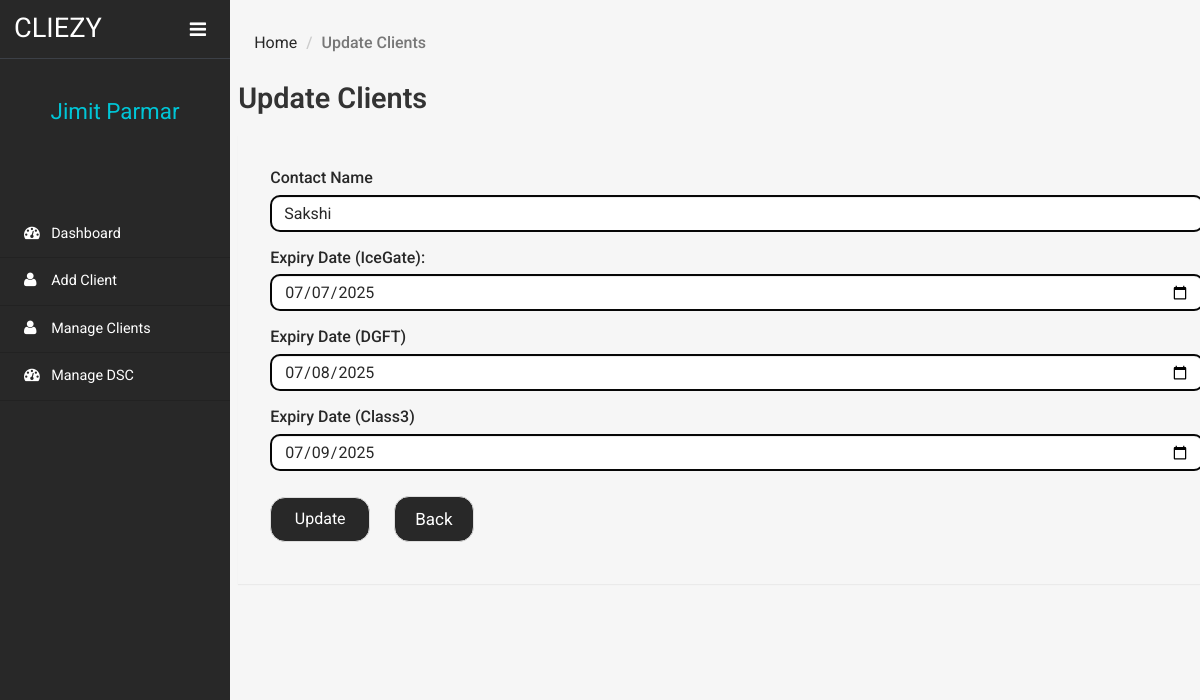
The app's page /clientms/client/edit-dsc-details.php?viewid=914300490 (signed in) with its own data.
### tables this page shows
CREATE TABLE `tblclient` (
  `ID` int(10) NOT NULL,
  `ContactName` varchar(30) DEFAULT NULL,
  `CompanyName` varchar(120) DEFAULT NULL,
  `Notes` mediumtext DEFAULT NULL,
  `ClientAddedBy` varchar(20) DEFAULT NULL,
  `deadline` date DEFAULT NULL,
  `Tag` varchar(20) DEFAULT NULL,
  `financialyear` varchar(15) DEFAULT NULL,
  `file` varchar(15) DEFAULT NULL,
  `budgethrs` int(10) DEFAULT NULL,
  `actualhrs` int(10) DEFAULT NULL,
  `expense` varchar(30) DEFAULT NULL,
  `remark` text DEFAULT NULL,
  `CreationDate` timestamp NULL DEFAULT current_timestamp(),
  `Status` varchar(20) NOT NULL DEFAULT 'Not Started',
  `PaymentStatus` varchar(12) NOT NULL DEFAULT 'Pending',
  `expiryDate1` date DEFAULT NULL,
  `expiryDate2` date DEFAULT NULL,
  `expiryDate3` date DEFAULT NULL
);

CREATE TABLE `tblemployee` (
  `EmployeeID` int(11) NOT NULL,
  `EmployeeName` varchar(255) DEFAULT NULL,
  `EmployeePhnumber` bigint(10) DEFAULT NULL,
  `Password` text DEFAULT 'password',
  `CreationDate` timestamp NOT NULL DEFAULT current_timestamp()
);

### clientms/client/edit-dsc-details.php (the view, shortened to what this page needs)
<?php
include('includes/dbconnection.php');
?>
<!DOCTYPE HTML>
<html>
<head>
    <link href="css/bootstrap.min.css" rel='stylesheet' type='text/css' />
    <link href="css/style.css" rel='stylesheet' type='text/css' />
    <link href="css/font-awesome.css" rel="stylesheet">
    <link rel="stylesheet" href="css/icon-font.min.css" type='text/css' />
</head>
<body>
<div class="page-container">
    <div class="left-content">
        <div class="inner-content">
            <div class="outter-wp">
                <div class="sub-heard-part">
                    <ol class="breadcrumb m-b-0">
                        <li><a href="dashboard.php">Home</a></li>
                        <li class="active">Update Clients</li>
                    </ol>
                </div>
                <div class="forms-main">
                    <h2 class="inner-tittle">Update Clients</h2>
                    <div class="graph-form">
                        <div class="form-body">
                            <form method="post">
                                <?php
                                $eid = $_GET['viewid'];
                                $sql = "SELECT * FROM tblclient WHERE ID = :eid";
                                $query = $dbh->prepare($sql);
                                $query->bindParam(':eid', $eid, PDO::PARAM_STR);
                                $query->execute();
                                $results = $query->fetchAll(PDO::FETCH_OBJ);
                                if ($query->rowCount() > 0) {
                                    foreach ($results as $row) {
                                        ?>
                                        <div class="form-group">
                                            <label for="exampleInputEmail1">Contact Name</label>
                                            <input type="text" name="cname" value="<?php echo $row->ContactName; ?>"
                                                   class="form-control" required='true'>
                                        </div>
                                        <div class="form-group">
                                            <label for="creation_date">Expiry Date (IceGate):</label>
                                            <input type="date" class="form-control" id="expiryDate1" value="<?php echo $row->expiryDate1; ?>" name="expiryDate1">
                                        </div>
                                        <div class="form-group">
                                            <label for="expiry_date">Expiry Date (DGFT)</label>
                                            <input type="date" class="form-control" id="expiryDate2" value="<?php echo $row->expiryDate2; ?>" name="expiryDate2">
                                        </div>
                                        <div class="form-group">
                                            <label for="expiry_date">Expiry Date (Class3)</label>
                                            <input type="date" class="form-control" id="expiryDate3" value="<?php echo $row->expiryDate3; ?>" name="expiryDate3">
                                        </div>
                                        <?php
                                    }
                                }
                                ?>
                                <button type="submit" class="btn btn-default" name="submit" id="submit">Update</button>
                                <input type="button" class="btn btn-default" value="Back"
                                       onClick="history.back();return true;"
                                       style="border-radius:15px ;background-color:#282828;color:#fff;">
                            </form>
                        </div>
                    </div>
                </div>
            </div>
        </div>
    </div>
    <?php include_once('includes/sidebar.php'); ?>
    <div class="clearfix"></div>
</div>
</body>
</html>

### clientms/client/includes/sidebar.php (shortened to what this page needs)
 <div class="sidebar-menu">
    <header class="logo">
    <a href="#" class="sidebar-icon"> <span class="fa fa-bars"></span> </a> <a href="dashboard.php"> <span id="logo"> <h1 stlye="font-weight: 600;">CLIEZY</h1></span>
        </a>
    </header>
    <div class="down">
    <?php
$aid=$_SESSION['clientmsuid'];
$sql="SELECT EmployeeName from  tblemployee where EmployeeID=:aid";
$query = $dbh -> prepare($sql);
$query->bindParam(':aid',$aid,PDO::PARAM_STR);
$query->execute();
$results=$query->fetchAll(PDO::FETCH_OBJ);
$cnt=1;
if($query->rowCount() > 0)
{
foreach($results as $client)
{               ?>
        <a href="dashboard.php"><span class=" name-caret"><?php  echo $client->EmployeeName;?></span></a><br>
        <?php $cnt=$cnt+1;}} ?>
        <ul>
            <li><a class="tooltips" href="employee-profile.php"><span>Profile</span><i class="lnr lnr-user"></i></a></li>
            <li><a class="tooltips" href="change-password.php" style="width:100px;"><span>Settings</span><i class="lnr lnr-cog"></i></a></li>
            <li><a class="tooltips" href="logout.php"><span>Log out</span><i class="lnr lnr-power-switch"></i></a></li>
        </ul>
    </div>
    <div class="menu">
        <ul id="menu" >
            <li><a href="dashboard.php"><i class="fa fa-tachometer"></i> <span>Dashboard</span></a></li>
            <li><a href="add-client.php"><i class="fa fa-user"></i> <span>Add Client</span></a></li>
            <li><a href="manage-clients.php"><i class="fa fa-user"></i> <span>Manage Clients</span></a></li>
            <li><a href="manage-dsc.php"><i class="fa fa-tachometer"></i> <span>Manage DSC</span></a></li>
        </ul>
    </div>
</div>

### records on screen
tblclient: cname "Sakshi", expiryDate1 "07/07/2025", expiryDate2 "07/08/2025", expiryDate3 "07/09/2025"
tblemployee: EmployeeName "Jimit Parmar"
